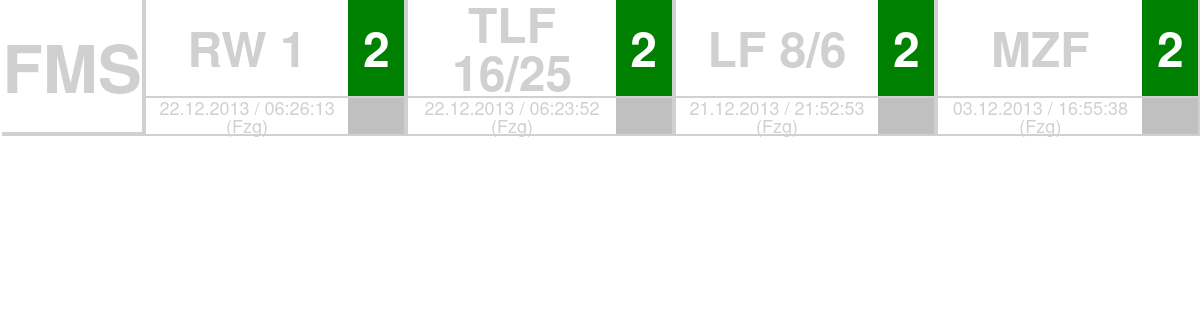
/fms/status-uhr.php, run on an earlier commit of the app's database.
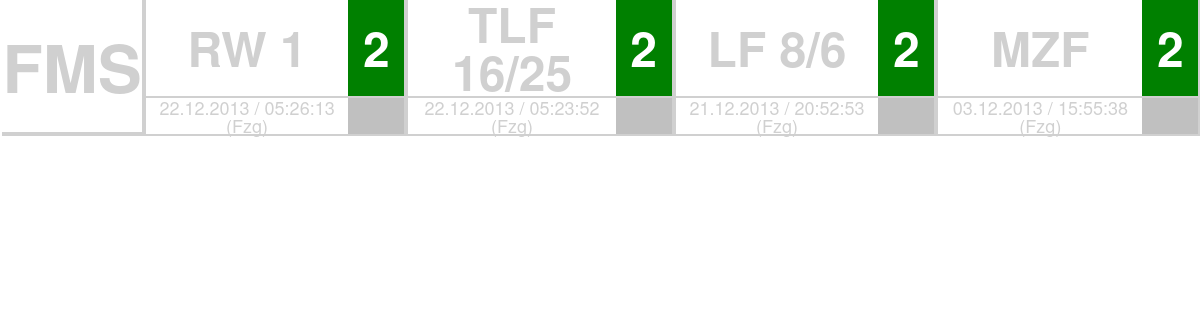
And on a later commit of the database.
### tables this page shows
CREATE TABLE `tbl_fms` (
  `fzgid` int(11) NOT NULL,
  `fzgname` varchar(30) NOT NULL,
  `fzgstatus` int(11) NOT NULL,
  `lststatus` varchar(2) NOT NULL,
  `datum` timestamp NOT NULL DEFAULT CURRENT_TIMESTAMP ON UPDATE CURRENT_TIMESTAMP,
  `aenderungdurch` varchar(3) NOT NULL
);

### fms/status-uhr.php (the view, shortened to what this page needs)
<?php
$status_ils = 'true';
$show_fms_logo = 'true';
$db = mysqli_connect(DBHOST, DBUSER, DBPASS, DBNAME) or die ('Verbindung zur Datenbank fehlgeschlagen.');
$db->set_charset("utf8");
function anzeigebild_feststellen()
{
	global $db;
	$result = $db->query("SELECT * from tbl_fms");
	$datumsumme = "";
	while ($row=$result->fetch_row())
		{
			$datumsumme .= $row[4];
		}
	return "fms-".md5($datumsumme);
}
?>
<!DOCTYPE html>
<html>
<head>
<link rel='stylesheet' href='../css/fms.css' type='text/css' media='screen, projection'>
</head>
<?php
$bildist = anzeigebild_feststellen();
echo "<body onload='start(\"$bildist\", 5000, 0)' class='uhr'>\n";
$result = $db->query("SELECT *, UNIX_TIMESTAMP(datum) from tbl_fms");
$fzg_zahl = $result->num_rows;
$fzg_status = array();
while ($row=$result->fetch_row())
	{
	$fzg_status[$row[0]]['fzgname'] = $row[1];
	$fzg_status[$row[0]]['fzgstatus'] = $row[2];
	$fzg_status[$row[0]]['lststatus'] = $row[3];
	$fzg_status[$row[0]]['datum'] = $row[6];
	$fzg_status[$row[0]]['aenderungdurch'] = $row[5];
	}
echo "<table class='table-uhr' cellspacing='0' cellpadding='0'>\n<tr>\n";
if ($show_fms_logo=='true')
{
echo "<td class='td-logo-uhr' rowspan='2'><div class='logo-uhr'>FMS</div></td>\n";
}
for ($i=1; $i<$fzg_zahl+1; $i++)
	{
	echo "<td class='fahrzeug-uhr'>".$fzg_status[$i]['fzgname']."</td>\n";
	switch ($fzg_status[$i]['fzgstatus'])
		{
		case "2":
		echo "<td class='fstatus-uhr zwei'>".$fzg_status[$i]['fzgstatus']."</td>\n";
		break;
		}
	}
echo "</tr><tr>\n";
for ($i=1; $i<$fzg_zahl+1; $i++)
	{
	if ($status_ils == 'true')
		{
		echo "<td class='datum-uhr'>".date("d.m.Y / H:i:s",$fzg_status[$i]['datum'])." (".$fzg_status[$i]['aenderungdurch'].")</td>\n";
		switch ($fzg_status[$i]['lststatus'])
			{
			default:
			echo "<td class='lstatus-uhr default'>".$fzg_status[$i]['lststatus']."</td>\n";
			break;
			}
		} else {
		echo "<td colspan='2' class='lstatus-uhr'>".date("d.m.Y / H:i:s",$fzg_status[$i]['datum'])."</td>\n";
		}
	}
echo "</tr>\n";
echo "</table>\n";
?>
</body>
</html>

### css/fms.css (style rules this page uses)
html { margin:0;padding:0;border:0;font-size:150%; }
table { border-collapse:separate;border-spacing:1;margin:0em 0.1em 0em 0.1em;width:100%;border-color:#d0d0d0; }
table, th, td, div { vertical-align:middle;text-align:center; }
body.uhr { margin:0;padding:0;border:0;font-size:100%;font:inherit;line-height:1;color:#d0d0d0;font-family:"Helvetica Neue", Arial, Helvetica, sans-serif;overflow:hidden; }
.table-uhr { width: 100%; text-align: center; }
.td-logo-uhr { border-right: 4px solid #d0d0d0; border-bottom: 4px solid #d0d0d0; width:3%; }
.logo-uhr { font-size: 2.75em; font-weight: bold; line-height:1; }
.fahrzeug-uhr { font-size: 2em; font-weight: bold; border-bottom: 2px solid #d0d0d0; }
.fstatus-uhr { font-size:2em; width: 5%; }
.fstatus-uhr,.lstatus-uhr { font-weight:bold; border-right: 4px solid #d0d0d0; border-bottom: 2px solid #d0d0d0; }
.lstatus-uhr,.datum-uhr { font-size: 0.75em; border-bottom: 2px solid #d0d0d0; }
.zwei { background: green; color: white; }
.default { background: silver; color: black; }

What changed in the data, as far as the page shows it:
changed tbl_fms "RW 1": datum "22.12.2013 / 06:26:13" → "22.12.2013 / 05:26:13"
changed tbl_fms (number 2 of 4 on the later page): datum "22.12.2013 / 06:23:52" → "22.12.2013 / 05:23:52"
changed tbl_fms "LF 8/6": datum "21.12.2013 / 21:52:53" → "21.12.2013 / 20:52:53"
changed tbl_fms "MZF": datum "03.12.2013 / 16:55:38" → "03.12.2013 / 15:55:38"
